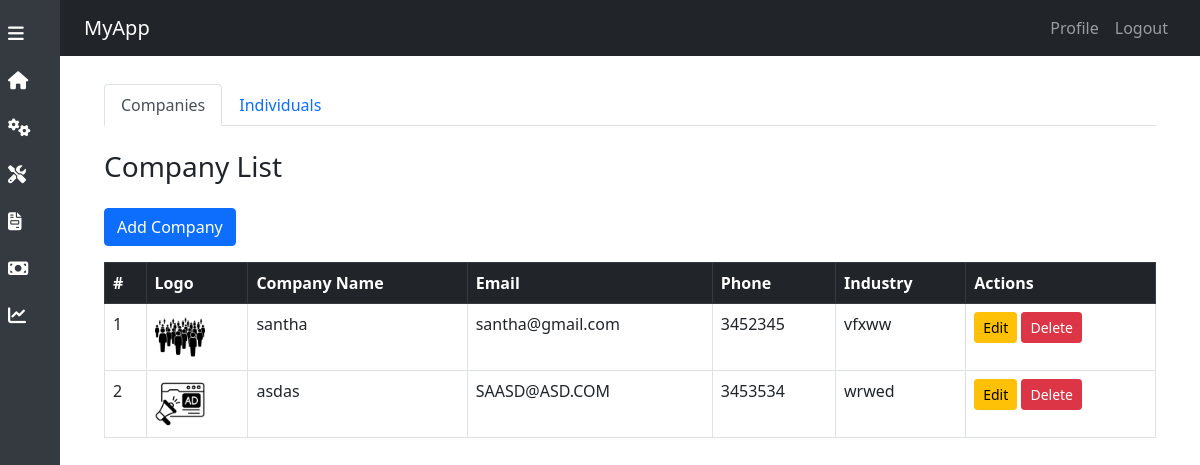
The page /company/ on the database its author committed.
### company/models.py (models this page shows, shortened)
class Company(models.Model):
    name = models.CharField(max_length=255)
    email = models.EmailField()
    phone = models.CharField(max_length=15)
    industry = models.CharField(max_length=255)
    logo = models.ImageField(upload_to='company_logos/', blank=True, null=True)
    address = models.TextField(blank=True, null=True)  # Make address optional
    created_at = models.DateTimeField(auto_now_add=True)

### company/views.py (the view)
# urls.py: path('', views.company_list, name='company_list'),
def company_list(request):
    companies = Company.objects.all()
    individuals = Individual.objects.all()
    form = CompanyForm()
    return render(request, 'company/company_list.html', {
        'companies': companies,
        'form': form,
        'individuals': individuals  # ✅ FIXED HERE
    })

### company/templates/company/company_list.html (shortened to what this page needs)
{% extends "base.html" %}
{% block content %}
<div class="container mt-4">
    <ul class="nav nav-tabs" id="myTabs" role="tablist">
        <li class="nav-item" role="presentation">
            <button class="nav-link active" id="company-tab" data-bs-toggle="tab" data-bs-target="#companyTab" type="button" role="tab">Companies</button>
        </li>
        <li class="nav-item" role="presentation">
            <button class="nav-link" id="individual-tab" data-bs-toggle="tab" data-bs-target="#individualTab" type="button" role="tab">Individuals</button>
        </li>
    </ul>
    <div class="tab-content mt-4">
        <div class="tab-pane fade show active" id="companyTab" role="tabpanel">
            <h3 class="mb-4">Company List</h3>
            <button class="btn btn-primary mb-3" data-bs-toggle="modal" data-bs-target="#companyModal" id="addCompanyBtn">Add Company</button>
            <table class="table table-bordered">
                <thead class="table-dark">
                    <tr>
                        <th>#</th>
                        <th>Logo</th>
                        <th>Company Name</th>
                        <th>Email</th>
                        <th>Phone</th>
                        <th>Industry</th>
                        <th>Actions</th>
                    </tr>
                </thead>
                <tbody>
                    {% for company in companies %}
                    <tr id="company-row-{{ company.id }}">
                        <td>{{ forloop.counter }}</td>
                        <td>{% if company.logo %}<img src="{{ company.logo.url }}" width="50" height="50">{% else %}No Logo{% endif %}</td>
                        <td>{{ company.name }}</td>
                        <td>{{ company.email }}</td>
                        <td>{{ company.phone }}</td>
                        <td>{{ company.industry }}</td>
                        <td>
                            <button class="btn btn-warning btn-sm edit-btn" data-id="{{ company.id }}" data-name="{{ company.name }}" data-email="{{ company.email }}" data-phone="{{ company.phone }}" data-industry="{{ company.industry }}" data-bs-toggle="modal" data-bs-target="#companyModal">Edit</button>
                            <button class="btn btn-danger btn-sm delete-btn" data-company-id="{{ company.id }}">Delete</button>
                        </td>
                    </tr>
                    {% endfor %}
                </tbody>
            </table>
        </div>
    </div>
</div>
{% endblock %}

### rows shown on the page
Company: logo (picture), name "santha", email "santha@gmail.com", phone "3452345", industry "vfxww"
Company: logo (picture), name "asdas", email "SAASD@ASD.COM", phone "3453534", industry "wrwed"
